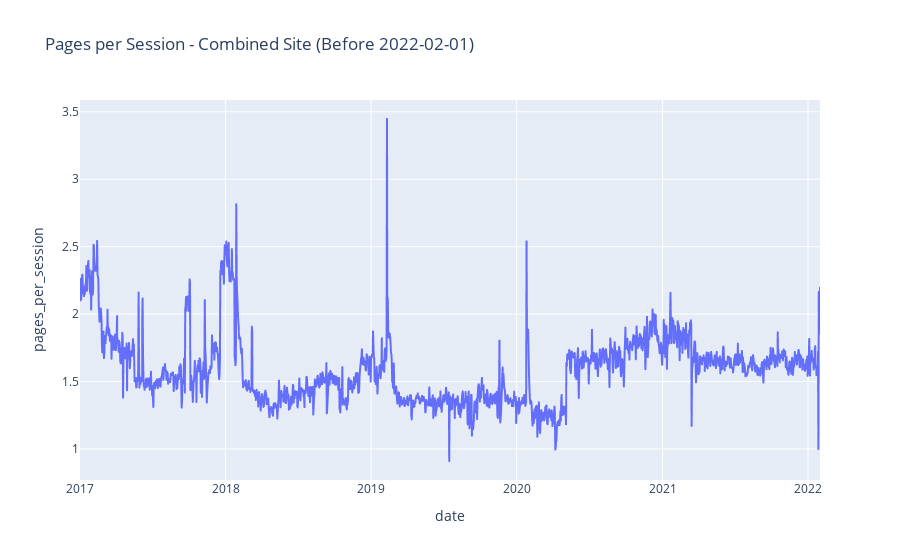

The notebook cell this image was saved under:
### Markdown cell above
**C.** Visualize this new `pages_per_session` metric using a line chart for each site. You will have 3 separate graphs!

### Code cell
# combined_site graph
fig1 = px.line(
    combined_site,
    x='date',
    y='pages_per_session',
    title='Pages per Session - Combined Site (Before 2022-02-01)'
)
fig1.show()

### Figure 1 — Plotly figure (JSON) as saved in the notebook; plotly's stock layout.template omitted (floating-point values rounded to 4 significant figures; data arrays with more than 128 entries replaced by an {"elided": "..."} marker saying what was removed)
{"data": [{"hovertemplate": "date=%{x}<br>pages_per_session=%{y}<extra></extra>", "legendgroup": "", "line": {"color": "#636efa", "dash": "solid"}, "marker": {"symbol": "circle"}, "mode": "lines", "name": "", "showlegend": false, "type": "scattergl", "x": {"elided": "1857 str values"}, "xaxis": "x", "y": {"elided": "1857 float values"}, "yaxis": "y"}], "layout": {"autosize": true, "legend": {"tracegroupgap": 0}, "title": {"text": "Pages per Session - Combined Site (Before 2022-02-01)"}, "xaxis": {"anchor": "y", "autorange": true, "domain": [0, 1], "range": ["2017-01-01", "2022-01-31"], "title": {"text": "date"}, "type": "date"}, "yaxis": {"anchor": "x", "autorange": true, "domain": [0, 1], "range": [0.7698, 3.587], "title": {"text": "pages_per_session"}, "type": "linear"}}}
